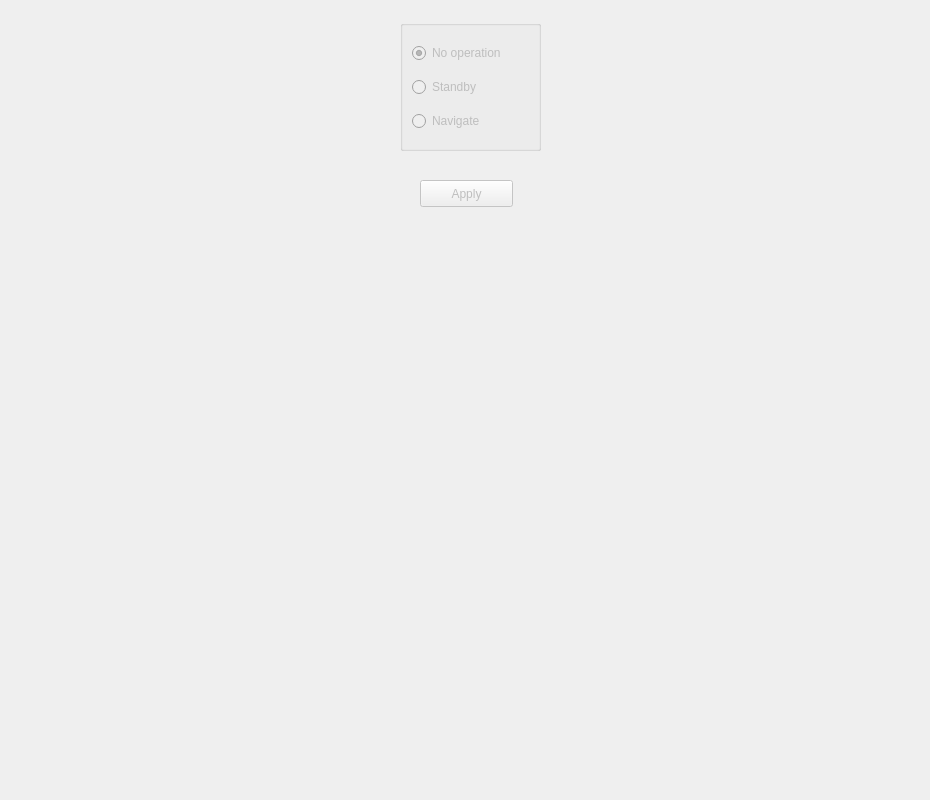
<?xml version="1.0" encoding="UTF-8"?>
<ui version="4.0">
 <class>NavigationModeControl</class>
 <widget class="QWidget" name="NavigationModeControl">
  <property name="geometry">
   <rect>
    <x>0</x>
    <y>0</y>
    <width>930</width>
    <height>800</height>
   </rect>
  </property>
  <property name="windowTitle">
   <string>Form</string>
  </property>
  <widget class="QGroupBox" name="groupBox_6">
   <property name="geometry">
    <rect>
     <x>400</x>
     <y>20</y>
     <width>141</width>
     <height>131</height>
    </rect>
   </property>
   <property name="title">
    <string/>
   </property>
   <layout class="QGridLayout" name="gridLayout">
    <item row="1" column="0">
     <widget class="QRadioButton" name="saveRadioButton">
      <property name="enabled">
       <bool>false</bool>
      </property>
      <property name="text">
       <string>Standby</string>
      </property>
     </widget>
    </item>
    <item row="2" column="0">
     <widget class="QRadioButton" name="restoreNVMRadioButton">
      <property name="enabled">
       <bool>false</bool>
      </property>
      <property name="text">
       <string>Navigate</string>
      </property>
     </widget>
    </item>
    <item row="0" column="0">
     <widget class="QRadioButton" name="radioButton">
      <property name="enabled">
       <bool>false</bool>
      </property>
      <property name="text">
       <string>No operation</string>
      </property>
      <property name="checked">
       <bool>true</bool>
      </property>
     </widget>
    </item>
   </layout>
  </widget>
  <widget class="QPushButton" name="applyButton">
   <property name="enabled">
    <bool>false</bool>
   </property>
   <property name="geometry">
    <rect>
     <x>420</x>
     <y>180</y>
     <width>93</width>
     <height>27</height>
    </rect>
   </property>
   <property name="text">
    <string>Apply</string>
   </property>
  </widget>
 </widget>
 <resources/>
 <connections>
  <connection>
   <sender>applyButton</sender>
   <signal>pressed()</signal>
   <receiver>NavigationModeControl</receiver>
   <slot>applyPressed()</slot>
   <hints>
    <hint type="sourcelabel">
     <x>416</x>
     <y>483</y>
    </hint>
    <hint type="destinationlabel">
     <x>464</x>
     <y>399</y>
    </hint>
   </hints>
  </connection>
 </connections>
 <slots>
  <slot>applyPressed()</slot>
 </slots>
</ui>
